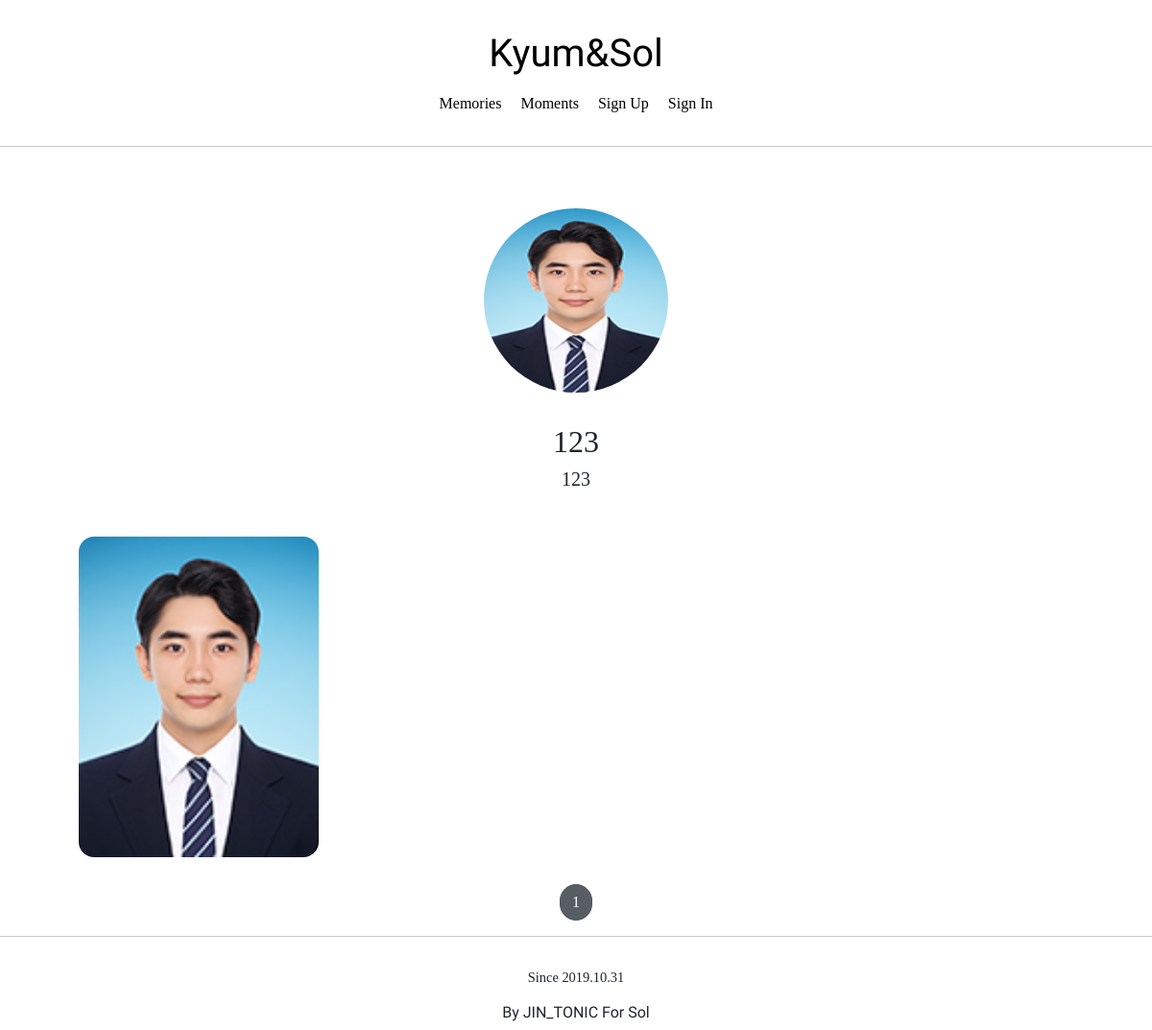
The app's page /projects/detail/1, older data.
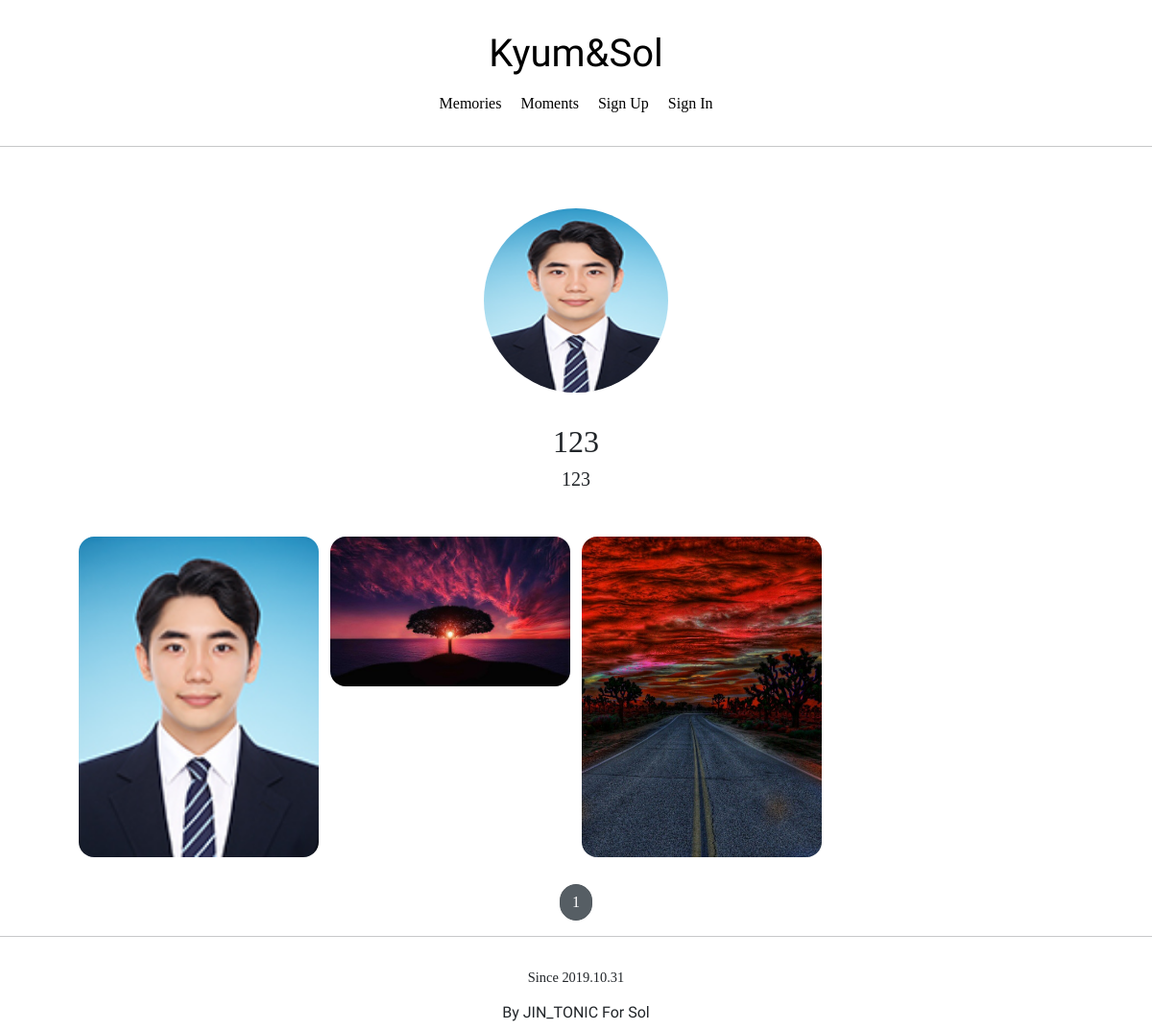
The same page, newer data.
### projectapp/models.py (models this page shows, shortened)
class Project(models.Model):
    image = models.ImageField(upload_to='project/', null=False)
    title = models.CharField(max_length=20, null=False)
    description = models.CharField(max_length=200, null=True)
    created_at = models.DateTimeField(auto_now=True)

### articleapp/models.py (models this page shows)
class Article(models.Model):
    writer = models.ForeignKey(User, on_delete=models.SET_NULL, related_name='article', null=True)
    project = models.ForeignKey(Project, on_delete=models.SET_NULL, related_name='article', null=True)
    title = models.CharField(max_length=200, null=True)
    image = models.ImageField(upload_to='article/', null=False)
    content = models.TextField(null=True)
    created_at = models.DateField(auto_created=True, null=True)

### projectapp/views.py (the view)
# urls.py: path('detail/<int:pk>', ProjectDetailView.as_view(), name='detail'),
class ProjectDetailView(DetailView, MultipleObjectMixin):
    model = Project
    context_object_name = 'target_project'
    template_name = 'projectapp/detail.html'
    paginate_by = 12
    def get_context_data(self, **kwargs):
        project = self.object
        user = self.request.user
        if user.is_authenticated:
            subscription = Subscription.objects.filter(user=user, project=project)
        else:
            subscription = None
        object_list = Article.objects.filter(project=self.get_object())
        return super(ProjectDetailView, self).get_context_data(object_list=object_list, subscription=subscription, **kwargs)

### projectapp/templates/projectapp/detail.html (shortened to what this page needs)
{% extends 'base.html' %}
{% block content %}
    <div>
        <div style = 'text-align: center; max-width: 500px; margin: 4rem auto 1.5rem auto;'>
            <img src="{{ target_project.image.url }}" alt=""
                 style="height: 12rem; width: 12rem; border-radius: 20rem; margin-bottom: 2rem;">
            <h2 style="font-family: 'NanumSquareB'">
                {{ target_project.title }}
            </h2>
            <h5>
                {{ target_project.description }}
            </h5>
        </div>
        <div>
          {% include 'snippets/list_fragment.html' with article_list=object_list %}
        </div>
    </div>
{% endblock %}

### templates/base.html
<!DOCTYPE html>
<html lang="ko">
{% include 'head.html' %}
<body style="font-family: 'NanumSquareRoundR';">
    {% include 'header.html' %}
    <hr>
    {% block content %}
    {% endblock %}
    <hr>
    {% include 'footer.html' %}
</body>
</html>

### templates/head.html (shortened to what this page needs)
{% load static %}
<head>
        <link href="https://cdn.jsdelivr.net/npm/bootstrap@5.0.0-beta1/dist/css/bootstrap.min.css" rel="stylesheet">
        <link rel="stylesheet" type="text/css" href="{% static 'base.css' %}">
</head>

### templates/header.html (shortened to what this page needs)
    <div class = "jintonic_header ">
        <div>
            <h1 class = "jintonic_logo" >
                <a href="{% url 'articleapp:list' %}" class="jintonic_header_nav">
                    Kyum&Sol
                </a>
            </h1>
        </div>
        <div class="jintonic_header_navbar">
            <a href="{% url 'articleapp:list' %}" class="jintonic_header_nav">
                <span>Memories</span>
            </a>
            <a href="{% url 'projectapp:list' %}" class="jintonic_header_nav">
                <span>Moments</span>
            </a>
            {% if not user.is_authenticated %}
            <a href="{% url 'accountapp:create' %}?next={{ request.path }}" class="jintonic_header_nav">
                <span>Sign Up</span>
            </a>
            <a href="{% url 'accountapp:login' %}?next={{ request.path }}" class="jintonic_header_nav">
                <span>Sign In</span>
            </a>
            {% endif %}
        </div>
    </div>

### templates/snippets/list_fragment.html (shortened to what this page needs)
{% load static %}
    {% if article_list %}
    <div class="container">
      {% for article in article_list %}
        <a href="{% url 'articleapp:detail' pk=article.pk %}">
          {% include 'snippets/card.html' with article=article %}
        </a>
      {% endfor %}
    </div>
    {% else %}
      <div style = "text-align: center" >
        <h1>No Contents YET!</h1>
      </div>
    {% endif %}
    {% include 'snippets/pagination.html' with page_obj=page_obj %}

### templates/snippets/card.html
<div>
    <img src="{{ article.image.url }}" alt="">
</div>

### templates/snippets/pagination.html (shortened to what this page needs)
<div style ="text-align: center; margin: 1rem 0;">
    <a href="?page={{ page_obj.number }}"
       class="btn btn-secondary rounded-pill active">
        {{ page_obj.number }}
    </a>
</div>

### templates/footer.html
<div class ="jintonic_footer">
    <div class="jintonic_footer_button">
        <span>Since 2019.10.31</span>
    </div>
    <div style="margin-top: 1rem;">
        <h6 class="jintonic_logo">By JIN_TONIC For Sol</h6>
    </div>
</div>

### static/base.css (style rules this page uses)
.jintonic_logo { font-family: 'Lobster', cursive; }
.jintonic_footer_button { text-align: center; font-size: .9rem; }
.jintonic_footer { text-align: center; margin-top: 2rem; }
.jintonic_header { text-align: center; margin: 2rem 0 }
a { color: black; text-decoration: none; }
.jintonic_header_nav { margin: 0 0.5rem; }
.jintonic_header_navbar { margin: 1rem 0; }

### templates/snippets/list_fragment.html (style rules this page uses)
.container { padding: 0; margin: 0, auto; }
.container a { width: 45%; max-width: 250px; }
.container div { display: flex; justify-content: center; align-items: center; border-radius: 1rem; }
.container img { width: 100%; border-radius: 1rem; }

Row changes from the older to the newer data that the page shows:
added Article: image (picture)
added Article: image (picture)
